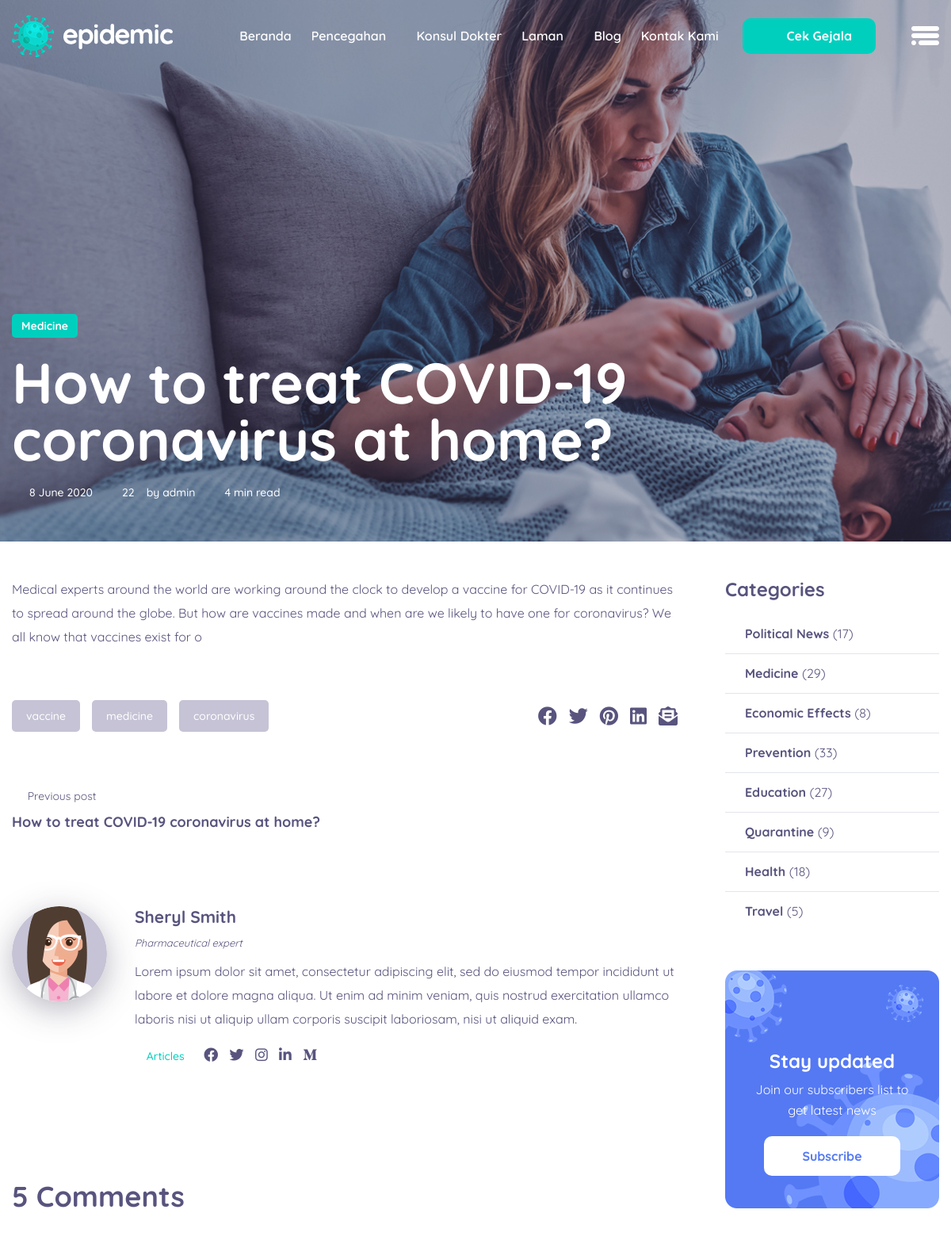
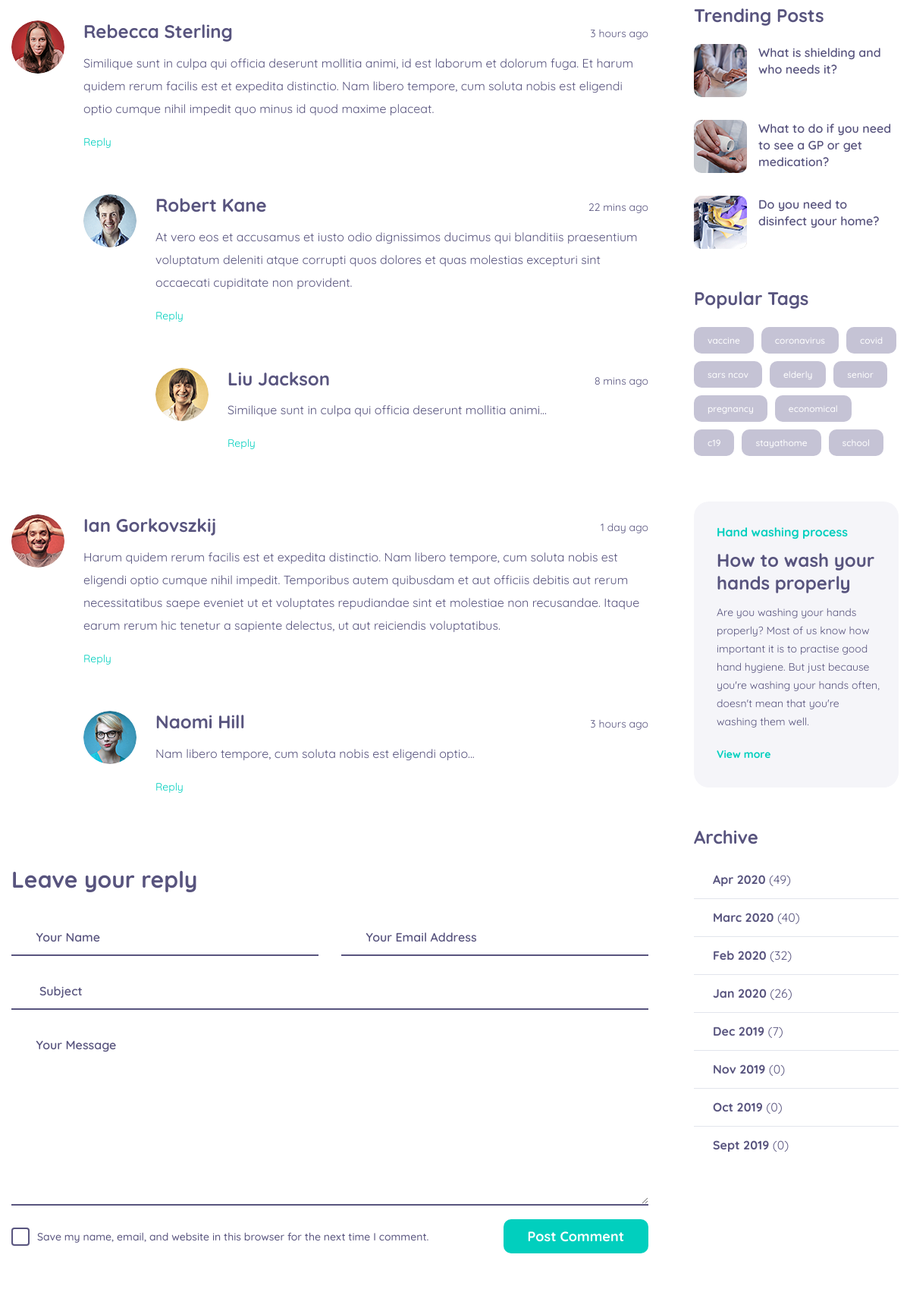
/public/Blog/single_blog/25 (upper part), run on the app's committed database (2 pictures, top to bottom).
### tables this page shows
CREATE TABLE `blogs` (
  `id` int(11) NOT NULL,
  `authId` int(11) NOT NULL,
  `title` varchar(255) NOT NULL,
  `category` enum('Political News','Medicine','Economic','Effect','Prevention','Education','Quarantine','Health','Travel') DEFAULT NULL,
  `date` date NOT NULL,
  `content` longtext NOT NULL
);

CREATE TABLE `users` (
  `id` int(11) NOT NULL,
  `username` varchar(255) NOT NULL,
  `password` varchar(255) NOT NULL,
  `role` enum('Administrator','Doctor/Content Writer') NOT NULL,
  `full_name` varchar(255) NOT NULL,
  `birth_date` date NOT NULL,
  `address` varchar(255) NOT NULL,
  `email` varchar(255) NOT NULL,
  `phone_number` varchar(255) NOT NULL
);

### app/views/Blog/single_blog.php (the view, shortened to what the rows shown need)
<section class="single_blog_img">
    <div class="container">
        <div class="single_blog_text">
            <a class="tag" href="#"><?= $data['blog']['category'] ?></a>
            <h2><?= $data['blog']['title'] ?></h2>
            <ul class="nav">
                <?php
                $date = date('j F Y', strtotime(str_replace("-", "/", $data['blog']['date'])));
                $data['users'] = $this->model('User_model')->getAllUsersNameById($data['blog']['authId']);
                $author_name = $data['users']['full_name'];
                ?>
                <li><a href="#"><i class="linearicons-calendar-full"></i><?= $date ?></a></li>
                <li><a href="#"><i class="linearicons-bubbles"></i>22</a></li>
                <li><a href="#">by <?= $author_name ?></a></li>
                <li></li>
            </ul>
        </div>
    </div>
</section>
<section class="single_blog_area">
    <div class="container">
        <div class="row single_blog_inner">
            <div class="col-lg-9">
                <div class="single_blog_text_inner">
                    <?= $data['blog']['content'] ?>
                    <div class="single_blog_bottom">
                        <div class="row m-0 justify-content-between">
                        </div>
                    </div>
                    <div class="post_navigation row">
                        <div class="col-6">
                            <?php
                            $total = count($this->model('Blog_model')->getAllBlogs());
                            if ($data['blog']['id'] != 1) {
                                $data['previous_blog'] = $this->model('Blog_model')->getAllBlogsById($data['blog']['id'] - 1); ?>
                                <a href="<?= BASEURL; ?>/Blog/single_blog/<?=$data['blog']['id']-1?>"><i class="linearicons-arrow-left"></i> Previous post</a>
                                <h4><?= $data['previous_blog']['title'] ?></h4>
                            <?php } ?>
                        </div>
                        <div class="col-6 text-right">
                        </div>
                    </div>
                    <div class="post_author">
                        <div class="media">
                        </div>
                    </div>
                    <div class="s_comment_list">
                        <h3 class="cm_title_br">5 Comments</h3>
                        <div class="s_comment_list_inner">
                        </div>
                    </div>
                    <div class="comment_box">
                        <h3 class="cm_title_br">Leave your reply</h3>
                        <form class="row contact_us_form appoinment_form"
                              action="http://paul-themes.com/html/covid-19/contact_process.php" id="contactForm"
                              novalidate="novalidate">
                        </form>
                    </div>
                </div>
            </div>
        </div>
    </div>
</section>

### data on the page
blogs: category "Medicine", title "How to treat COVID-19 coronavirus at home?", date "8 June 2020", content "Medical experts around the world are working around the clock to develop a vaccine for COVID-19 as it continues to spread around the globe. But how are vaccines made and when are we likely to have one for coronavirus? We all know that vaccines exist for o"
users: full_name "admin"
blogs: title "How to treat COVID-19 coronavirus at home?"
